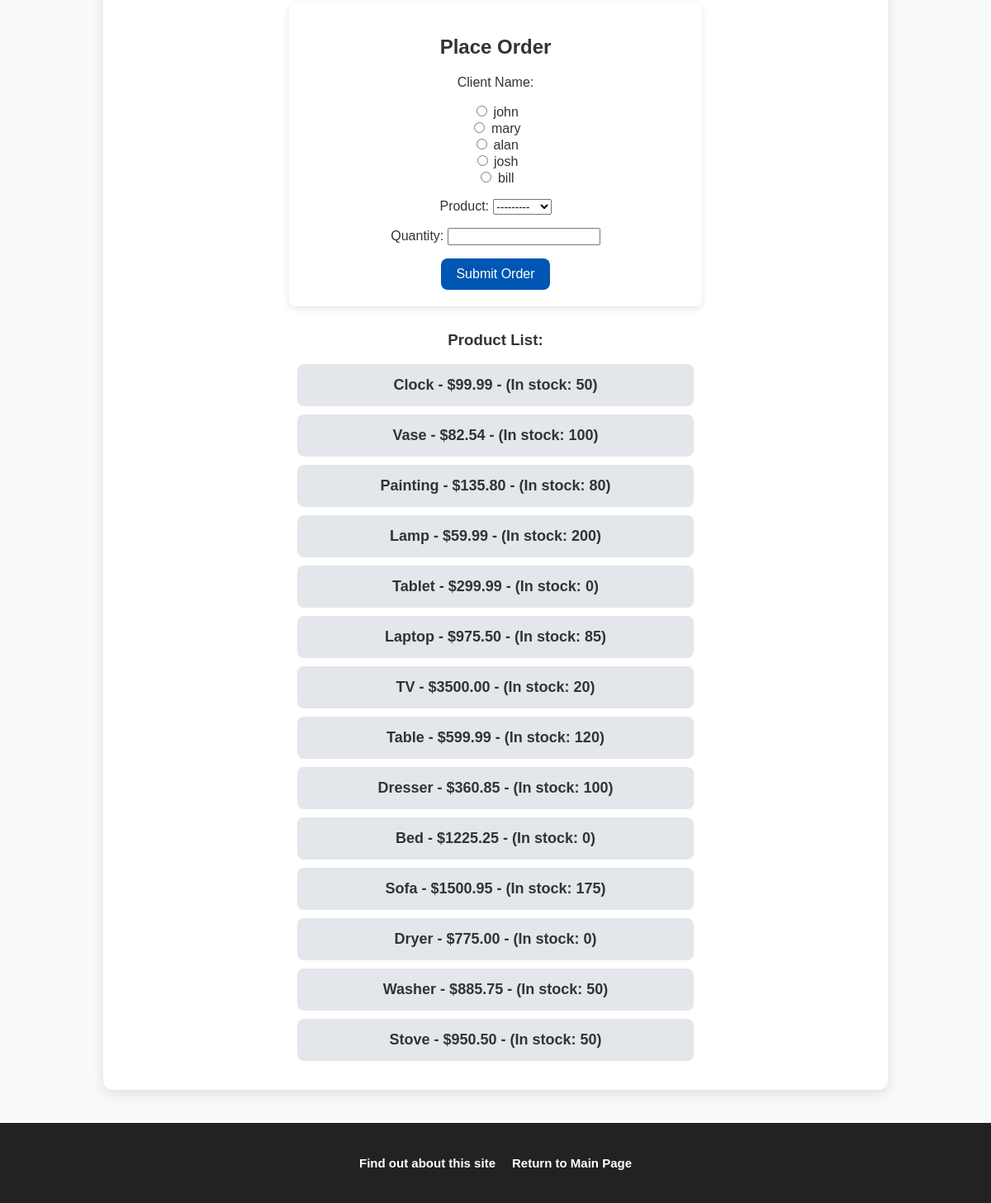
Before: /place_order/ (lower part) with the older database file.
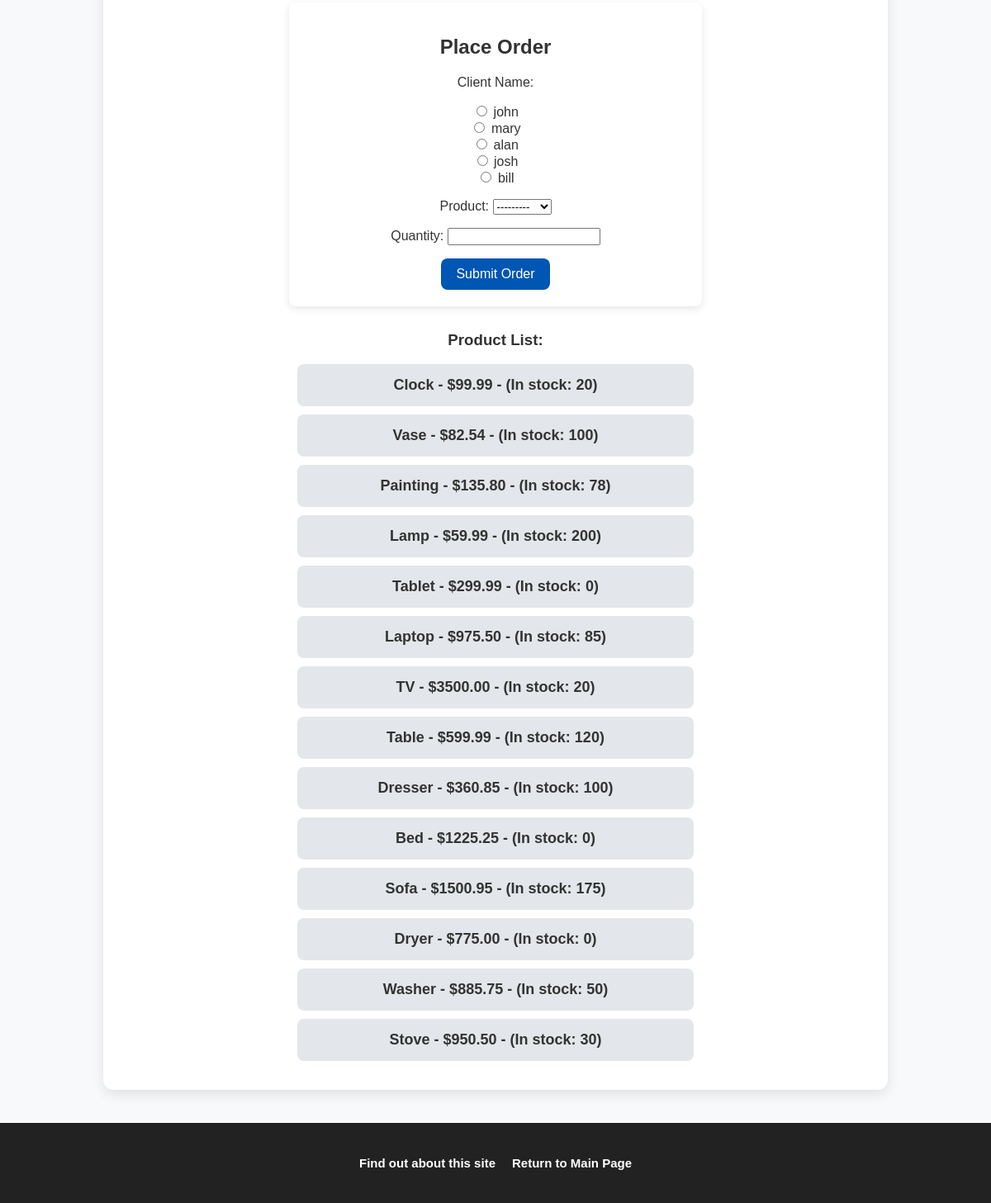
After: the same page with the newer database file.
### myapp/models.py (models this page shows, shortened)
class Product(models.Model):
    category = models.ForeignKey(Category, related_name='products', on_delete=models.CASCADE)
    name = models.CharField(max_length=200)
    price = models.DecimalField(max_digits=10, decimal_places=2)
    stock = models.PositiveIntegerField(default=100)
    available = models.BooleanField(default=True)
    description = models.TextField(null=True, blank=True)
    interested = models.PositiveIntegerField(default=0)
    def __str__(self):
        return self.name

### myapp/views.py (the view)
# urls.py: path('place_order/', views.place_order, name='place_order'),
def place_order(request):
    msg = ''
    prodlist = Product.objects.all()
    if request.method == 'POST':
        form = OrderForm(request.POST)
        if form.is_valid():
            order = form.save(commit=False)
            if order.num_units <= order.product.stock:
                order.save()
                order.product.stock -= order.num_units
                order.product.save()
                msg = 'Your order has been placed successfully.'
            else:
                msg = 'We do not have sufficient stock to fill your order.'
            return render(request, 'myapp/order_response.html', {'msg': msg})
    else:
        form = OrderForm()
    return render(request, 'myapp/placeorder.html', {
        'form': form,
        'msg': msg,
        'prodlist': prodlist
    })

### myapp/forms.py
class OrderForm(forms.ModelForm):
    class Meta:
        model = Order
        fields = ['client', 'product', 'num_units']
        labels = {
            'num_units': 'Quantity',
            'client': 'Client Name'
        }
        widgets = {
            'client': forms.RadioSelect()
        }

### myapp/models.py (called while the page is built)
    def __str__(self):
        return self.username

### myapp/templates/myapp/placeorder.html (shortened to what this page needs)
{% extends 'myapp/base.html' %}
{% load static %}
{% block body_block %}
<div class="container">
  <div class="form-container">
    <h2>Place Order</h2>
    <form method="POST">
      {{ form.as_p }}
      <input type="submit" value="Submit Order">
    </form>
  </div>
  <div style="margin-top: 30px;">
    <h3>Product List:</h3>
    <ul class="product-list">
      {% for p in prodlist %}
        <li>{{ p.name }} - ${{ p.price }} - (In stock: {{ p.stock }})</li>
      {% endfor %}
    </ul>
  </div>
</div>
{% endblock %}

Changed rows visible on the page:
changed Product "Clock": stock "50" → "20"
changed Product "Painting": stock "80" → "78"
changed Product "Stove": stock "50" → "30"
